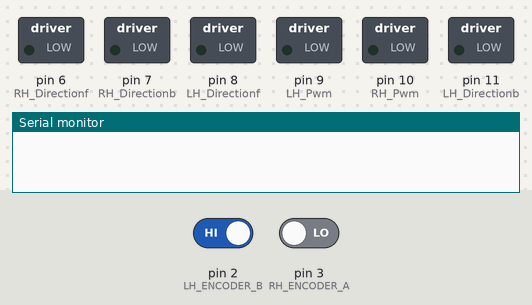
This sketch was run on a simulated Arduino Uno, built with avr-gcc and run on an emulated ATmega328P. Parts: switched loads named in the sketch (green lamp = pin HIGH), the last lines printed to the serial monitor. The test bench sets the inputs (shaded band); at power-on: pin 2 (LH_ENCODER_B) HIGH, pin 3 (RH_ENCODER_A) LOW.

Above: at 0.05 s.
At 0.5 s:
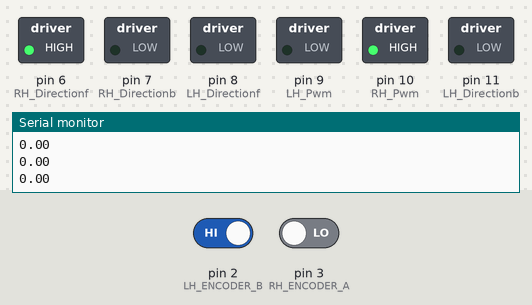
Timing chart, 0 to 2.0 s (numbered marks = the images above):
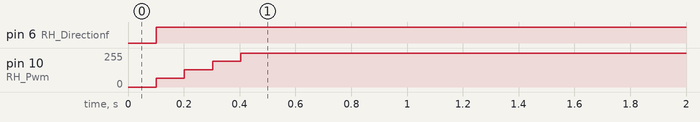

The sketch:

motor_controller_worked.ino
```cpp
#define RH_ENCODER_A 3
#define RH_ENCODER_B 5
#define LH_ENCODER_A 4
#define LH_ENCODER_B 2
#define RH_Directionf 6
#define RH_Directionb 7
#define LH_Directionf 8
#define LH_Directionb 11
#define RH_Pwm 10
#define LH_Pwm 9
#define LOOPTime        100   // PID loop Time(ms)
#define SMOOTH      10

// variables to store the number of encoder pulses
// for each motor
volatile double leftCount = 0;
volatile double rightCount = 0;
volatile int prev, now ,start, counter=0, Time_delay, prev_rotR =0, prev_rotL=0, cur_rotR=0, cur_rotL=0;
unsigned long lastMilli = 0;       // loop timing
unsigned long lastMilliPub = 0;
double Req_RPM_right = 0;
double Req_RPM_left = 100;
double Act_RPM_right = 0;
double Act_RPM_left = 0;
double Req_RPM_right_smoothed = 0;
double Req_RPM_left_smoothed = 0;
char direction1 ;
char direction2 ;
int PWM_val1 = 0;
int PWM_val2 = 0;
volatile long count1 = 0;          // rev counter
volatile long count2 = 0;
  static double last_error1 = 0;
  static double last_error2 = 0;
  static double int_error1 = 0;
  static double int_error2 = 0;
long countAnt1 = 0;
long countAnt2 = 0;
float Kp =   0.4;
float Kd =   0.02;
float Ki =   0;
int Time = 0;

void setup()
{
  Serial.begin(9600);
  pinMode(LH_ENCODER_A, INPUT);
  pinMode(LH_ENCODER_B, INPUT);
  pinMode(RH_ENCODER_A, INPUT);
  pinMode(RH_ENCODER_B, INPUT);

  pinMode(RH_Directionf, OUTPUT);
  pinMode(RH_Directionb, OUTPUT);
  pinMode(LH_Directionf, OUTPUT);
  pinMode(LH_Directionb, OUTPUT);
  pinMode(RH_Pwm, OUTPUT);
  pinMode(LH_Pwm, OUTPUT);

  // initialize hardware interrupts
  attachInterrupt(0, leftEncoderEvent, CHANGE);
  attachInterrupt(1, rightEncoderEvent, CHANGE);

  prev_rotR = 0;
  prev_rotL = 0;
  prev = 0;
}

void loop()
{
  unsigned long Time = millis();
  //Serial.println(Time);
  if(Time-lastMilli>= LOOPTime)
  {
    Time_delay = Time-lastMilli;
    cur_rotR = rightCount/5000;
    cur_rotL = leftCount/5000;
    Act_RPM_right = double((cur_rotR - prev_rotR)*600);
    Act_RPM_left = double((cur_rotL - prev_rotL)*600);
//    Serial.println(Act_RPM_right);
   Serial.println(Act_RPM_left);

    prev_rotR = cur_rotR;
    prev_rotL = cur_rotL;

    PWM_val1 = updatePid(1, PWM_val1, Req_RPM_right, Act_RPM_right);
    PWM_val2 = updatePid(2, PWM_val2, Req_RPM_left, Act_RPM_left);

    if(PWM_val1 > 0) direction1 = 'f';
    else if(PWM_val1 < 0) direction1 = 'b';
    if (Req_RPM_right == 0) direction1 = 's';
    if(PWM_val2 > 0) direction2 = 'f';
    else if(PWM_val2 < 0) direction2 = 'b';
    if (Req_RPM_left == 0) direction2 = 's';

    PWM_val1 = abs(PWM_val1);
    PWM_val2 = abs(PWM_val2);

    if ( direction1 == 'f')
    {
       digitalWrite(LH_Directionf, HIGH);
       digitalWrite(LH_Directionb, LOW);
       analogWrite(LH_Pwm, PWM_val1);
    }
    else if( direction1 == 'b')
    {
      digitalWrite(LH_Directionf, LOW);
      digitalWrite(LH_Directionb, HIGH);
      analogWrite(LH_Pwm, PWM_val1);

    }
    else if(direction1 == 's')
    {
      digitalWrite(LH_Directionf, LOW);
      digitalWrite(LH_Directionb, LOW);
      analogWrite(LH_Pwm, PWM_val1);
    }

    if ( direction2 == 'f')
    {
      digitalWrite(RH_Directionf, HIGH);
      digitalWrite(RH_Directionb, LOW);
      analogWrite(RH_Pwm, PWM_val2);
    }
    else if( direction2 == 'b')
    {
      digitalWrite(RH_Directionf, LOW);
      digitalWrite(RH_Directionb, HIGH);
      analogWrite(RH_Pwm, PWM_val2);
    }
    else if(direction2 == 's')
    {
      digitalWrite(RH_Directionf, LOW);
      digitalWrite(RH_Directionb, LOW);
      analogWrite(RH_Pwm, PWM_val2);
    }

    lastMilli = Time;
    delay(100);
  }
  if(Time-lastMilliPub >= LOOPTime)
  {
  //  publishRPM(Time-lastMilliPub);
    lastMilliPub = Time;
  }
}

int updatePid(int id, int command, double targetValue, double currentValue)
{
  double pidTerm = 0;                            // PID correction
  double error = 0;
  double new_pwm = 0;
  double new_cmd = 0;

  error = targetValue-currentValue;
  if (id == 1)
  {
    int_error1 += error;
    pidTerm = Kp*error + Kd*(error-last_error1) + Ki*int_error1;
    last_error1 = error;
  }
  else
  {
    int_error2 += error;
    pidTerm = Kp*error + Kd*(error-last_error2) + Ki*int_error2;
    last_error2 = error;
  }
  new_pwm = constrain(double(command)*160/255 + pidTerm, -160, 160);
  new_cmd = 255*new_pwm/160;
  return int(new_cmd);
}

void leftEncoderEvent()
  {
  if (digitalRead(LH_ENCODER_A) == HIGH) {
    if (digitalRead(LH_ENCODER_B) == LOW) {
      leftCount++;
    } else {
      leftCount--;
    }
  } else {
    if (digitalRead(LH_ENCODER_B) == LOW) {
      leftCount--;
    } else {
      leftCount++;
    }
  }
}

// encoder event for the interrupt call
void rightEncoderEvent()
{
  if (digitalRead(RH_ENCODER_A) == HIGH) {
    if (digitalRead(RH_ENCODER_B) == LOW) {
      rightCount++;
    } else {
      rightCount--;
    }
  } else {
    if (digitalRead(RH_ENCODER_B) == LOW) {
      rightCount--;
    } else {
      rightCount++;
    }
  }
}
```

Measured:
- by itself, pin 6 (RH_Directionf): LOW → HIGH at 0.10 s
- by itself, pin 10 (RH_Pwm): 0/255 → 66/255 at 0.10 s, → 129/255 0.10 s later, → 192/255 0.10 s later, → 255/255 0.10 s later
